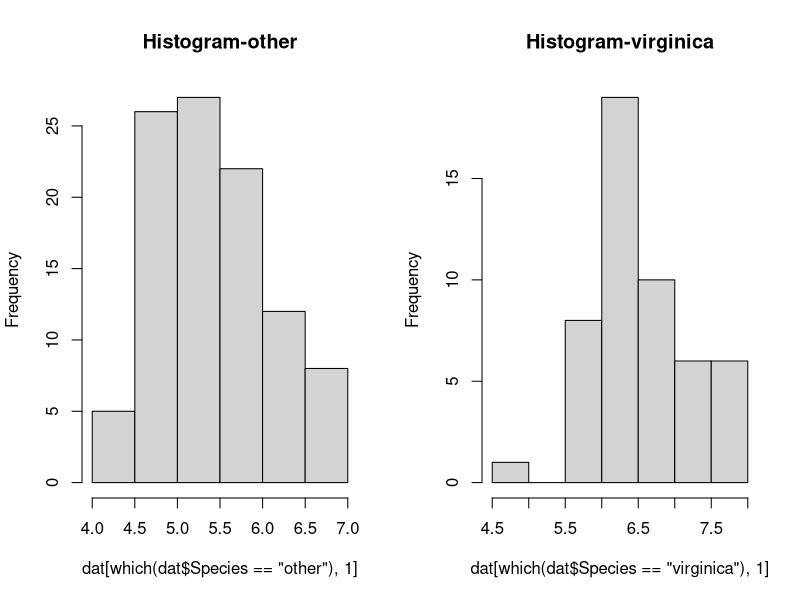
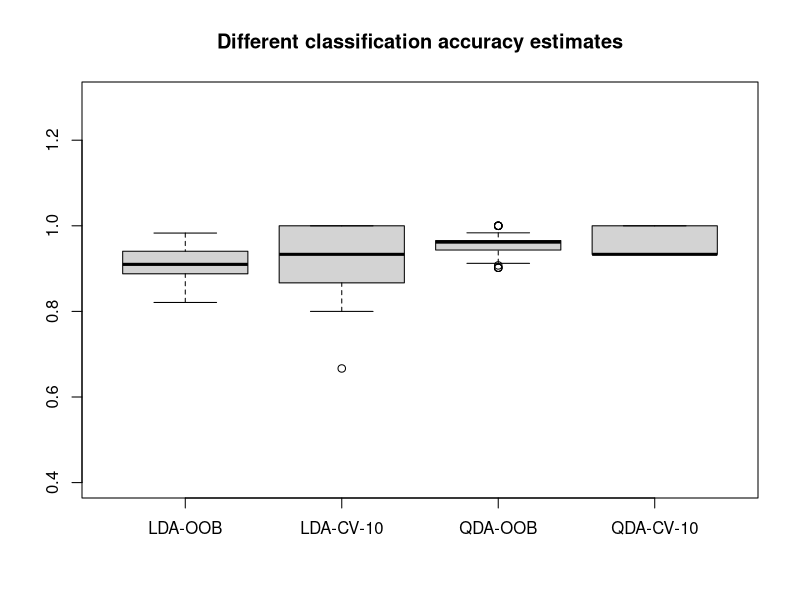
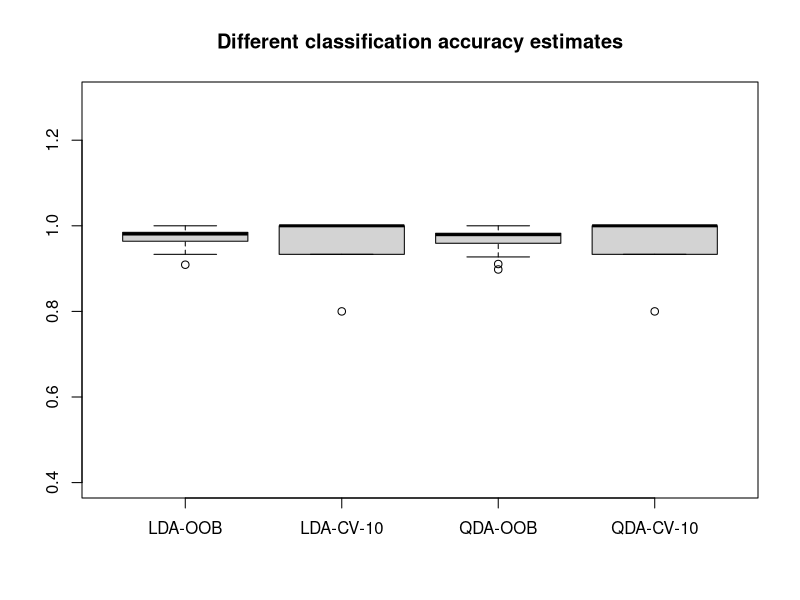

Reproduce these figures in R, in order.
#----------------------------------------------------------------------------- 
###                 LDA (Linear Discriminant Analysis)
#-----------------------------------------------------------------------------
# Iris data

library(MASS)

#-----------------------------------------------------------------------------
##-----------------------2-class classification problem
#-----------------------------------------------------------------------------

dat = iris
head(dat)

dat$Species = as.factor(ifelse(iris$Species=="virginica",1,0))
levels(dat$Species) = c("other","virginica")

par(mfcol=c(1,2))
hist(dat[which(dat$Species=="other"),1] , main="Histogram-other" )
hist(dat[which(dat$Species =="virginica"),1], main="Histogram-virginica")
par(mfcol=c(1,1))

set.seed(4061)

n = nrow(dat)
y = dat$Species
 
# shuffle dataset
dat = dat[sample(1:n),] 

# spliting train-test data
i.train = 1:100
dat.train = dat[i.train,]
dat.test = dat[-i.train,]
y.test = y[-i.train]

# check whether samples are representative of the overall dataset
table(dat$Species)
table(dat.train$Species)/100
table(dat.test$Species)/50

# Fit LDA
lda.o = lda(Species~., data=dat.train)
# Predict LDA
lda.p = predict(lda.o, newdata=dat.test)
# overall accuracy LDA
(tb = table(lda.p$class, y.test)) #dat.test$Species
acc.LDA = sum(diag(tb))/sum(tb)

# Fit QDA:
qda.o = qda(Species~., data=dat.train)
# Preict QDA
qda.p = predict(qda.o, newdata=dat.test)
# overall accuracy QDA
(tb = table(qda.p$class, y.test)) #dat.test$Species
acc.QDA = sum(diag(tb))/sum(tb)


#----------------------------------------------------------------
# perform K-fold CV:

set.seed(4061)

n = nrow(dat)
y = dat$Species

K = 10
acc.LDA.cv =  numeric(K)
acc.QDA.cv =  numeric(K)

folds = cut(1:n, K, labels=FALSE)
for(k in 1:K){
	#WITHout kth dataset
	i.train = which(folds!=k)
	dat.train = dat[i.train, ]
	dat.test = dat[-i.train, ]
	y.test = y[-i.train]

	# Fit LDA
	lda.o = lda(Species~., data=dat.train)
	# Predict LDA
	lda.p = predict(lda.o, newdata=dat.test)
	# accuracy LDA
	tb = table(lda.p$class, y.test)    #dat.test$Species
	acc.LDA.cv[k] = sum(diag(tb))/sum(tb)

	# Fit QDA:
	qda.o = qda(Species~., data=dat.train)
	# Preict QDA
	qda.p = predict(qda.o, newdata=dat.test)
	# accuracy QDA
	tb = table(qda.p$class, y.test)    #dat.test$Species
	acc.QDA.cv[k] = sum(diag(tb))/sum(tb)
}	

acc.LDA.cv
# overall accurecy LDA
mean(acc.LDA.cv)

acc.QDA.cv
# overall accurecy QDA
mean(acc.LDA.cv)



#--------------------------------------------------------------------------
## Bootstrap --- OOB evaluation

set.seed(4061)
n = nrow(dat)
y = dat$Species

B = 100
acc.LDA.oob = numeric(B)
acc.QDA.oob = numeric(B)

for(b in 1:B){
	ib = sample(1:n, n, replace=TRUE)
	dat.train = dat[ib,]
	dat.test = dat[-ib,]
	y.test = y[-ib]

	# Fit LDA
	lda.o = lda(Species~., data=dat.train)
	# Predict LDA
	lda.p = predict(lda.o, newdata=dat.test)
	# accuracy LDA
	tb = table(lda.p$class, y.test)    #dat.test$Species
	acc.LDA.oob[b] = sum(diag(tb))/sum(tb)

	# Fit QDA:
	qda.o = qda(Species~., data=dat.train)
	# Preict QDA
	qda.p = predict(qda.o, newdata=dat.test)
	# accuracy QDA
	tb = table(qda.p$class, y.test)    #dat.test$Species
	acc.QDA.oob[b] = sum(diag(tb))/sum(tb)
}

acc.LDA.oob
# overall classification accuracy rate LDA
mean(acc.LDA.oob)

acc.QDA.oob
# overall classification accuracy rate QDA
mean(acc.QDA.oob)

boxplot( acc.LDA.oob, acc.LDA.cv, acc.QDA.oob, acc.QDA.cv,
	ylim=c(0.4,1.3), 
	main="Different classification accuracy estimates",
	names=c("LDA-OOB", "LDA-CV-10", "QDA-OOB", "QDA-CV-10"))
abline(h= acc.LDA, col="blue")
abline(h= acc.QDA, col="red")



#-----------------------------------------------------------------------------
## 3-class classification problem
#-----------------------------------------------------------------------------

dat = iris
n = nrow(dat)

set.seed(4061)
# siffle data
dat = dat[sample(1:n),]

i.train = 1:100
dat.train = dat[i.train,]
dat.test = dat[-i.train,]

# LDA:
lda.o = lda(Species~., data=dat.train)
lda.p = predict(lda.o, newdata=dat.test)
names(lda.p)
(tb = table(lda.p$class, dat.test$Species))
sum(diag(tb))/sum(tb)

# QDA:
qda.o = qda(Species~., data=dat.train)
qda.p = predict(qda.o, newdata=dat.test)
(tb = table(qda.p$class, dat.test$Species))
sum(diag(tb))/sum(tb)


#----------------------------------------------------------------
# perform K-fold CV:

set.seed(4061)

dat = iris
n = nrow(dat)
y = dat$Species

K = 10
acc.LDA.cv =  numeric(K)
acc.QDA.cv =  numeric(K)

folds = cut(1:n, K, labels=FALSE)
for(k in 1:K){
	#WITHout kth dataset
	i.train = which(folds!=k)
	dat.train = dat[i.train, ]
	dat.test = dat[-i.train, ]
	y.test = y[-i.train]

	# Fit LDA
	lda.o = lda(Species~., data=dat.train)
	# Predict LDA
	lda.p = predict(lda.o, newdata=dat.test)
	# accuracy LDA
	tb = table(lda.p$class, y.test)    #dat.test$Species
	acc.LDA.cv[k] = sum(diag(tb))/sum(tb)

	# Fit QDA:
	qda.o = qda(Species~., data=dat.train)
	# Preict QDA
	qda.p = predict(qda.o, newdata=dat.test)
	# accuracy QDA
	tb = table(qda.p$class, y.test)    #dat.test$Species
	acc.QDA.cv[k] = sum(diag(tb))/sum(tb)
}	

acc.LDA.cv
# overall accurecy LDA
mean(acc.LDA.cv)

acc.QDA.cv
# overall accurecy QDA
mean(acc.LDA.cv)



#--------------------------------------------------------------------------
## Bootstrap --- OOB evaluation

set.seed(4061)

dat = iris
n = nrow(dat)
y = dat$Species

B = 100
acc.LDA.oob = numeric(B)
acc.QDA.oob = numeric(B)

for(b in 1:B){
	ib = sample(1:n, n, replace=TRUE)
	dat.train = dat[ib,]
	dat.test = dat[-ib,]
	y.test = y[-ib]

	# Fit LDA
	lda.o = lda(Species~., data=dat.train)
	# Predict LDA
	lda.p = predict(lda.o, newdata=dat.test)
	# accuracy LDA
	tb = table(lda.p$class, y.test)    #dat.test$Species
	acc.LDA.oob[b] = sum(diag(tb))/sum(tb)

	# Fit QDA:
	qda.o = qda(Species~., data=dat.train)
	# Preict QDA
	qda.p = predict(qda.o, newdata=dat.test)
	# accuracy QDA
	tb = table(qda.p$class, y.test)    #dat.test$Species
	acc.QDA.oob[b] = sum(diag(tb))/sum(tb)
}

acc.LDA.oob
# overall classification accuracy rate LDA
mean(acc.LDA.oob)

acc.QDA.oob
# overall classification accuracy rate QDA
mean(acc.QDA.oob)

boxplot( acc.LDA.oob, acc.LDA.cv, acc.QDA.oob, acc.QDA.cv,
	ylim=c(0.4,1.3), 
	main="Different classification accuracy estimates",
	names=c("LDA-OOB", "LDA-CV-10", "QDA-OOB", "QDA-CV-10"))
abline(h= acc.LDA, col="blue")
abline(h= acc.QDA, col="red")






